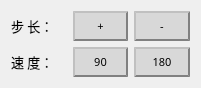
       <widget class="QWidget" name="layoutWidget">
        <property name="geometry">
         <rect>
          <x>10</x>
          <y>410</y>
          <width>201</width>
          <height>68</height>
         </rect>
        </property>
        <layout class="QGridLayout" name="gridLayout_10">
         <item row="0" column="0" rowspan="2">
          <layout class="QGridLayout" name="gridLayout_6">
           <item row="0" column="0">
            <widget class="QLabel" name="label_step">
             <property name="font">
              <font>
               <family>宋体</family>
               <pointsize>10</pointsize>
              </font>
             </property>
             <property name="text">
              <string>步 长：</string>
             </property>
            </widget>
           </item>
           <item row="1" column="0">
            <widget class="QLabel" name="label_speed">
             <property name="font">
              <font>
               <family>宋体</family>
               <pointsize>10</pointsize>
              </font>
             </property>
             <property name="text">
              <string>速 度：</string>
             </property>
            </widget>
           </item>
          </layout>
         </item>
         <item row="0" column="1">
          <widget class="QPushButton" name="btn_step_add">
           <property name="font">
            <font>
             <family>宋体</family>
             <pointsize>8</pointsize>
             <weight>50</weight>
             <italic>false</italic>
             <bold>false</bold>
            </font>
           </property>
           <property name="styleSheet">
            <string notr="true">QPushButton {text-align : center;
             background-color : rgb(216, 216, 216);
             border-color: gray;
             border-width: 2px;
             padding: 6px;
             height : 14px;
             border-style: outset;
             }
QPushButton:pressed
					{text-align : center;
                     background-color : light gray;
                     border-color: gray;
                     border-width: 2px;
                     padding: 6px;
                     height : 14px;
                     border-style: outset;
                     }
</string>
           </property>
           <property name="text">
            <string>+</string>
           </property>
          </widget>
         </item>
         <item row="0" column="2">
          <widget class="QPushButton" name="btn_step_subtract">
           <property name="font">
            <font>
             <family>宋体</family>
             <pointsize>8</pointsize>
             <weight>50</weight>
             <italic>false</italic>
             <bold>false</bold>
            </font>
           </property>
           <property name="styleSheet">
            <string notr="true">QPushButton {text-align : center;
             background-color : rgb(216, 216, 216);
             border-color: gray;
             border-width: 2px;
             padding: 6px;
             height : 14px;
             border-style: outset;
             }
QPushButton:pressed
					{text-align : center;
                     background-color : light gray;
                     border-color: gray;
                     border-width: 2px;
                     padding: 6px;
                     height : 14px;
                     border-style: outset;
                     }
</string>
           </property>
           <property name="text">
            <string>-</string>
           </property>
          </widget>
         </item>
         <item row="1" column="1">
          <widget class="QPushButton" name="btn_speed_min">
           <property name="font">
            <font>
             <family>宋体</family>
             <pointsize>8</pointsize>
             <weight>50</weight>
             <italic>false</italic>
             <bold>false</bold>
            </font>
           </property>
           <property name="styleSheet">
            <string notr="true">QPushButton {text-align : center;
             background-color : rgb(216, 216, 216);
             border-color: gray;
             border-width: 2px;
             padding: 6px;
             height : 14px;
             border-style: outset;
             }
QPushButton:pressed
					{text-align : center;
                     background-color : light gray;
                     border-color: gray;
                     border-width: 2px;
                     padding: 6px;
                     height : 14px;
                     border-style: outset;
                     }
</string>
           </property>
           <property name="text">
            <string>90</string>
           </property>
          </widget>
         </item>
         <item row="1" column="2">
          <widget class="QPushButton" name="btn_speed_max">
           <property name="font">
            <font>
             <family>宋体</family>
             <pointsize>8</pointsize>
             <weight>50</weight>
             <italic>false</italic>
             <bold>false</bold>
            </font>
           </property>
           <property name="styleSheet">
            <string notr="true">QPushButton {text-align : center;
             background-color : rgb(216, 216, 216);
             border-color: gray;
             border-width: 2px;
             padding: 6px;
             height : 14px;
             border-style: outset;
             }
QPushButton:pressed
					{text-align : center;
                     background-color : light gray;
                     border-color: gray;
                     border-width: 2px;
                     padding: 6px;
                     height : 14px;
                     border-style: outset;
                     }
</string>
           </property>
           <property name="text">
            <string>180</string>
           </property>
          </widget>
         </item>
        </layout>
       </widget>
